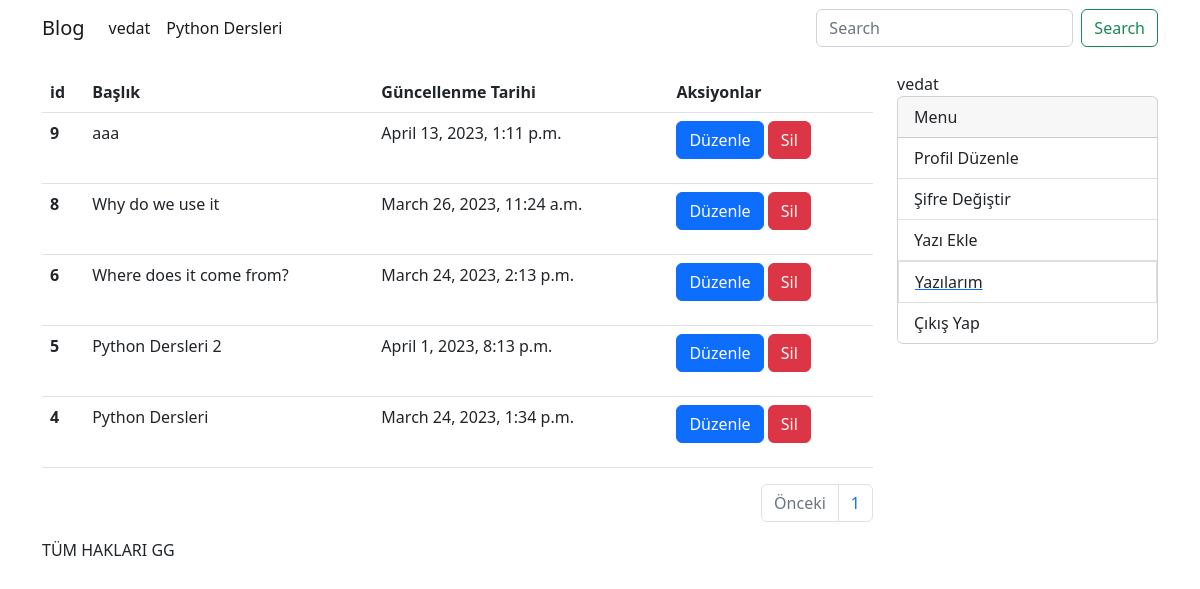
/yazilarim (signed in), run on an earlier commit of the app's database.
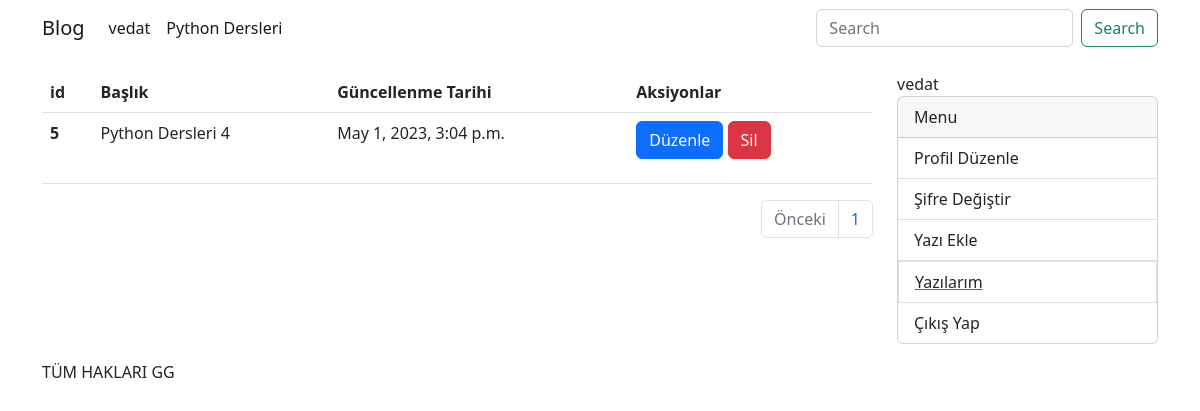
And on a later commit of the database.
### blog/models/kategori.py (models this page shows, shortened)
class KategoriModel(models.Model):
    isim=models.CharField(max_length=30, blank=False,null=False)
    slug = AutoSlugField(populate_from='isim',unique=True)
    class Meta:
         db_table='kategori'
         verbose_name_plural ='Kategoriler'
         verbose_name='Kategoriler'

### blog/models/yazi.py (models this page shows, shortened)
class YazilarModel(DateAbstractModel):
    resim=models.ImageField(upload_to='yazi_resimleri')
    baslik=models.CharField(max_length=50)
    icerik=RichTextField()
    slug=AutoSlugField(populate_from='baslik',unique=True)
    kategoriler= models.ManyToManyField(KategoriModel,related_name='yazi')
    yazar=models.ForeignKey('account.CustomUserModel', on_delete=models.CASCADE,related_name='yazilar')
    class Meta:
       verbose_name='yazi'
       verbose_name_plural='Yazilar'
       db_table='Yazi'

### blog/views/yazilarim.py (the view)
# urls.py: path("yazilarim", yazilarim, name="yazilarim"),
@login_required(login_url="/")
def yazilarim(request):
    yazilar = request.user.yazilar.order_by("-id")
    sayfa = request.GET.get("sayfa")
    paginator = Paginator(yazilar, 5)
    return render(
        request,
        "pages/yazilarim.html",
        context={
            "yazilar": paginator.get_page(sayfa),
        },
    )

### account/models.py (called while the page is built)
    def __str__(self):
        return self.username

### blog/templatetags/kategori_list.py (called while the page is built)
@register.simple_tag
def kategori_list():
    kategoriler=KategoriModel.objects.all()
    return kategoriler

### blog/templates/pages/yazilarim.html (shortened to what this page needs)
{%extends 'base.html' %}
{% block content %}
<table class="table">
    <thead>
        <tr>
            <th scope="col">id</th>
            <th scope="col">Başlık</th>
            <th scope="col">Güncellenme Tarihi</th>
            <th scope="col">Aksiyonlar</th>
        </tr>
    </thead>
    <tbody>
        {% for yazi in yazilar %}
        <tr>
            <th scope="row">{{yazi.id}}</th>
            <td>{{yazi.baslik}}</td>
            <td>{{yazi.duzenlenme_tarihi}}</td>
            <td>
                <p>
                    <a class="btn btn-primary" href=" {% url 'yazi-guncelle' slug=yazi.slug %}">Düzenle</a>
                    <a class="btn btn-danger" href=" {% url 'yazi-sil' slug=yazi.slug %}">Sil</a>
                </p>
            </td>
        </tr>
        {% empty %}
        <p> hiç yazı yok </p>
        {%endfor%}
    </tbody>
</table>
<nav aria-label="Page navigation example">
    <ul class="pagination justify-content-end">
        {% if yazilar.has_previous %}
        <li class="page-item">
            <a class="page-link" href="?sayfa={{yazilar.previous_page_number}}" tabindex="-1"
                aria-disabled="true">Önceki Sayfa</a>
        </li>
        {% else %}
        <li class="page-item disabled">
            <a class="page-link">Önceki</a>
        </li>
        {% endif %}
        <li class="page-item"><a class="page-link" href="#">{{yazilar.number}}</a></li>
    </ul>
</nav>
{% endblock %}

### templates/components/navbar.html (shortened to what this page needs)
{% load kategori_list %}
{% kategori_list as kategoriler %}
<nav class="navbar navbar-expand-lg bg-body-tertiary">
    <div class="container">
        <a class="navbar-brand" href="{% url 'anasayfa' %}">Blog</a>
        <div class="collapse navbar-collapse" id="navbarSupportedContent">
            <ul class="navbar-nav me-auto mb-2 mb-lg-0">
                {% for kategori in kategoriler %}
                <li class="nav-item">
                    <a class="nav-link active" aria-current="page"
                        href="{% url 'kategori' kategoriSlug=kategori.slug %}">{{ kategori.isim }}</a>
                    {% endfor %}
            </ul>
            <form action="{% url 'anasayfa' %}" class="d-flex" role="search">
                <input class="form-control me-2" name="sorgu" type="search" placeholder="Search" aria-label="Search">
                <button class="btn btn-outline-success" type="submit">Search</button>
            </form>
        </div>
    </div>
</nav>

What changed in the data, as far as the page shows it:
removed YazilarModel: id "9", baslik "aaa", duzenlenme_tarihi "April 13, 2023, 1:11 p.m."
removed YazilarModel: id "8", baslik "Why do we use it", duzenlenme_tarihi "March 26, 2023, 11:24 a.m."
removed YazilarModel: id "6", baslik "Where does it come from?", duzenlenme_tarihi "March 24, 2023, 2:13 p.m."
removed YazilarModel: id "4", baslik "Python Dersleri", duzenlenme_tarihi "March 24, 2023, 1:34 p.m."
changed YazilarModel id 5: baslik "Python Dersleri 2" → "Python Dersleri 4"; duzenlenme_tarihi "April 1, 2023, 8:13 p.m." → "May 1, 2023, 3:04 p.m."
